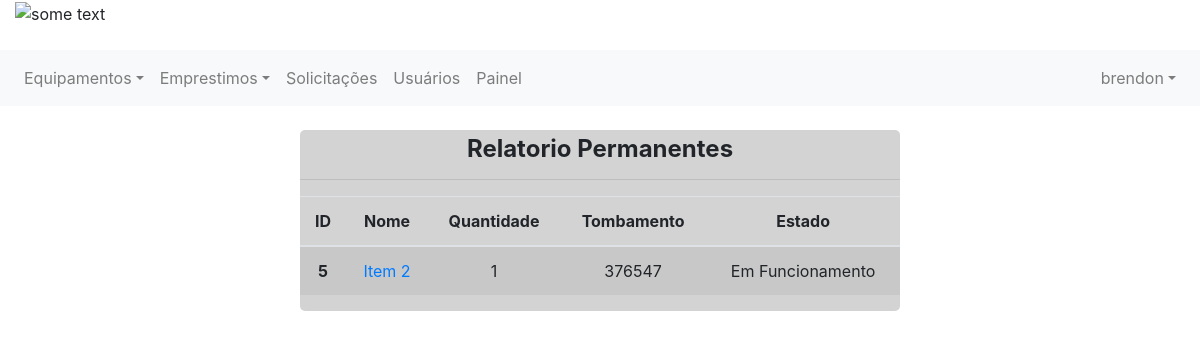
The page /relatorio-permanentes/ (signed in) on the database as committed earlier.
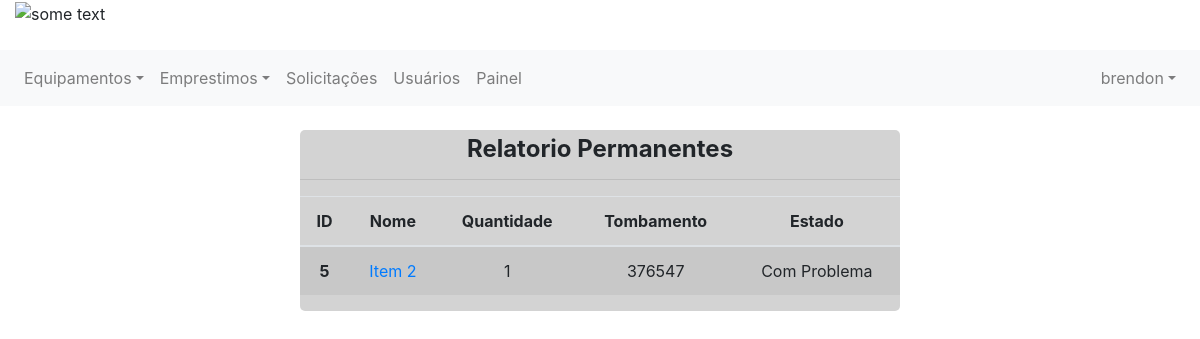
The same page on the database as committed later.
### controle/models.py (models this page shows)
class Item(models.Model):
    nome = models.CharField(max_length=100)
    quantidade = models.IntegerField()
    quantidade_emprestada = models.IntegerField(default=0)
    quantidade_descartada = models.IntegerField(default=0)
    codigo_tombamento = models.CharField(max_length=100, null=True, default=None)
    tipo = models.ForeignKey(TipoEquipamento, on_delete=models.CASCADE)
    imagem = models.FileField(upload_to='documents/%Y/%m/%d', default='documents/1111/sem_foto.jpg')
    excluido = models.BooleanField(default=False)
    em_operacao = models.BooleanField(default=1, null=True)

### controle/views.py (the view)
# urls.py: path('relatorio-permanentes/', views.relatorio_permanentes, name="relatorio_permanentes"),
@login_required
def relatorio_permanentes(request):
    if get_usuario_logado(request).is_superuser:
        itens = Item.objects.filter(tipo_id=2)
        return render(request, 'relatorios/relatorio_permanente.html',
                      {'itens': itens, 'user_logado': get_usuario_logado(request)})
    else:
        messages.error(request, 'Acesso negado!')
        return render(request, 'pag_falha.html', {'user_logado': get_usuario_logado(request)})

### controle/views.py (called while the page is built)
def get_usuario_logado(request):
    return request.user

### controle/templates/relatorios/relatorio_permanente.html
{% extends 'base.html' %}
{% block 'content' %}
<div class="#" style="text-align: center;">
    <br>
    <div class="list-inline-item" style=" background-color: lightgray; width: 600px; border-radius:5px;">
        <h4 style="font-weight: bold; text-align: center; margin: 5px;"> Relatorio Permanentes</h4>
        <hr>
        <table class="table table-striped">
            <thead>
            <tr>
                <th scope="col">ID</th>
                <th scope="col">Nome</th>
                <th scope="col">Quantidade</th>
                <th scope="col">Tombamento</th>
                <th scope="col">Estado</th>
            </tr>
            </thead>
            <tbody>
            {% for item in itens %}
            <tr>
                <th scope="row">{{ item.id }}</th>
                <td><a href="{% url 'equipamento' item.id %}"> {{ item.nome }} </a></td>
                <td>{{ item.quantidade }}</td>
                <td>{{ item.codigo_tombamento }}</td>
                {% if item.em_operacao == 1 %}
                <td>Em Funcionamento </td>
                {% else %}
                <td>Com Problema </td>
                {% endif %}
            </tr>
            {% endfor %}
            </tbody>
        </table>
    </div>
</div>
{% endblock %}

Rows that differ between the two databases and show on the page:
changed Item "Item 2": em_operacao "Em Funcionamento" → "Com Problema"
